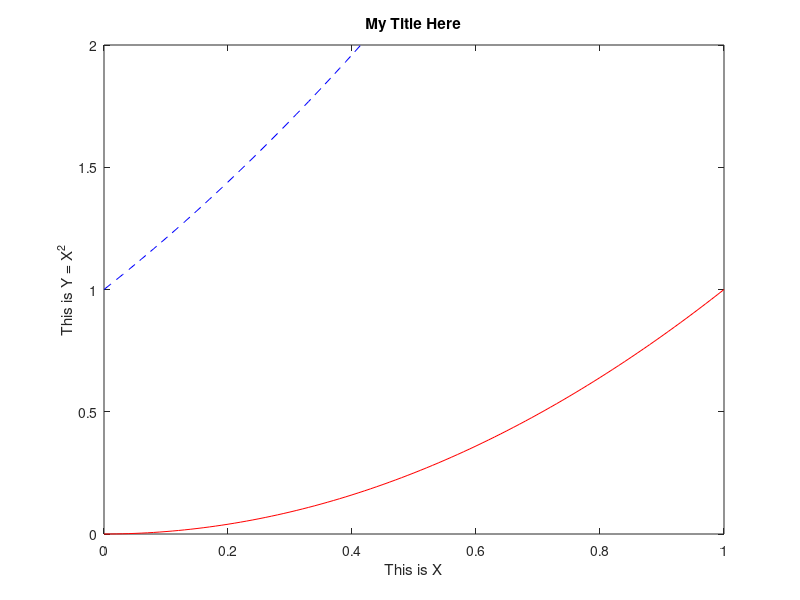
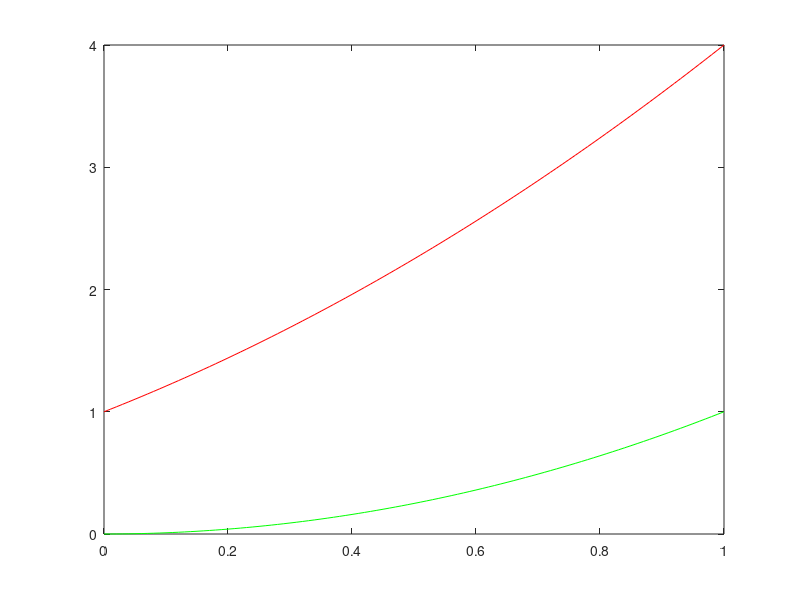

MATLAB code to generate these figures, in order:
x = 0 : 0.01 : 1;
y = x.^2;
y1 = (x + 1).^2;
plot(x, y, 'r-', x, y1, 'b--'), title('My Title Here'), xlabel('This is X'), ylabel('This is Y = X^2'), axis([0 1 0 2])

% equivalent
figure
plot(x, y, 'g')
hold on
plot(x, y1, 'r')
hold off
